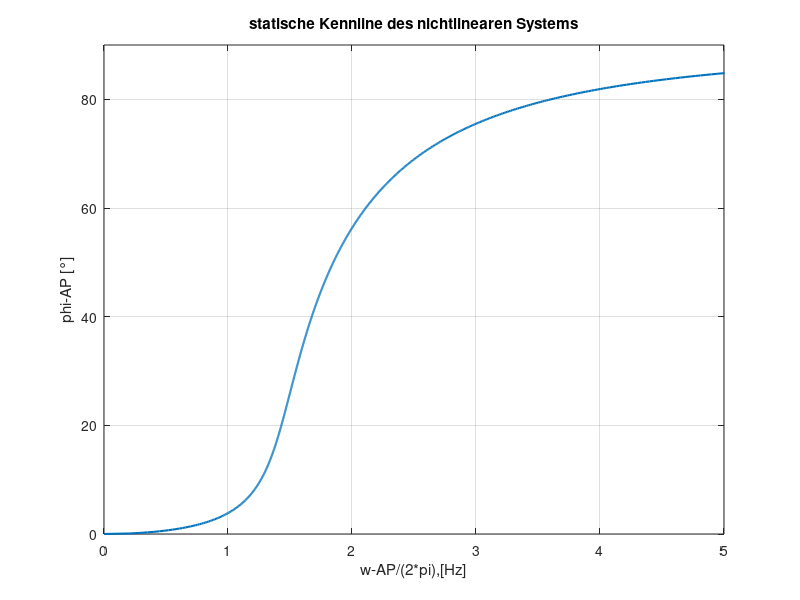
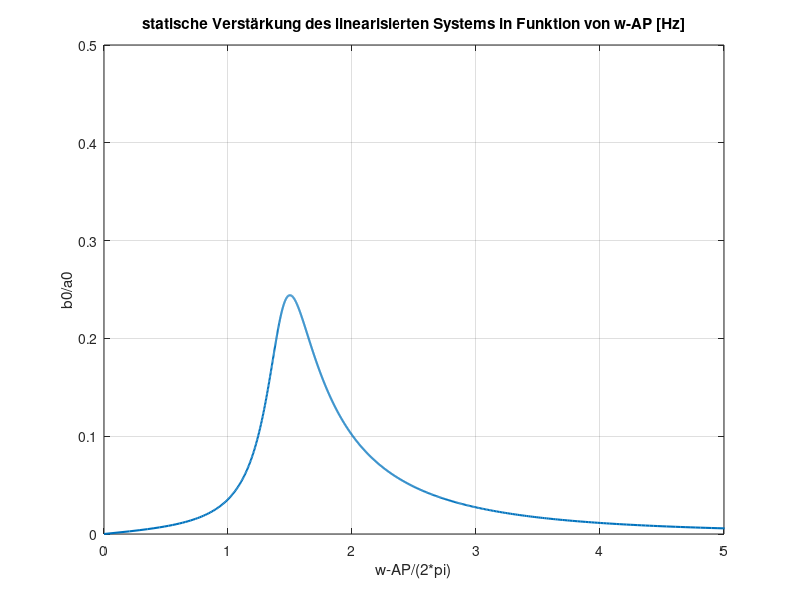
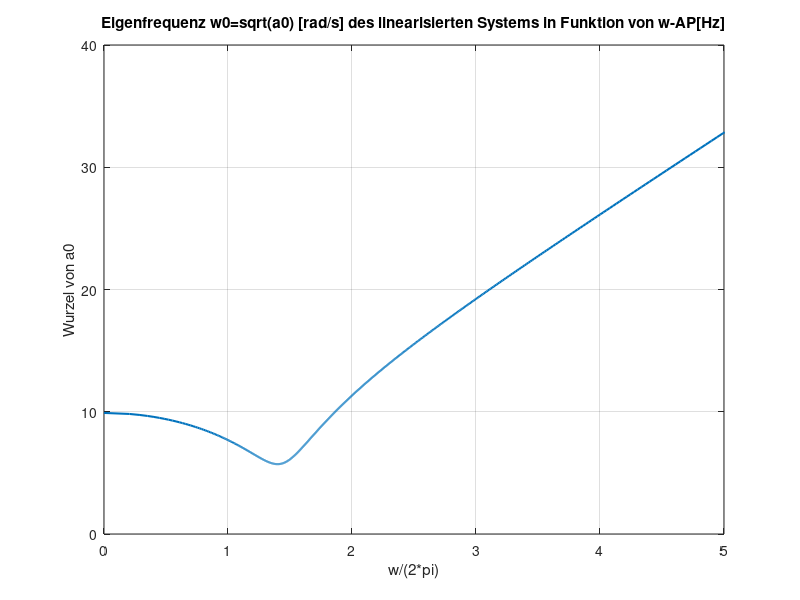
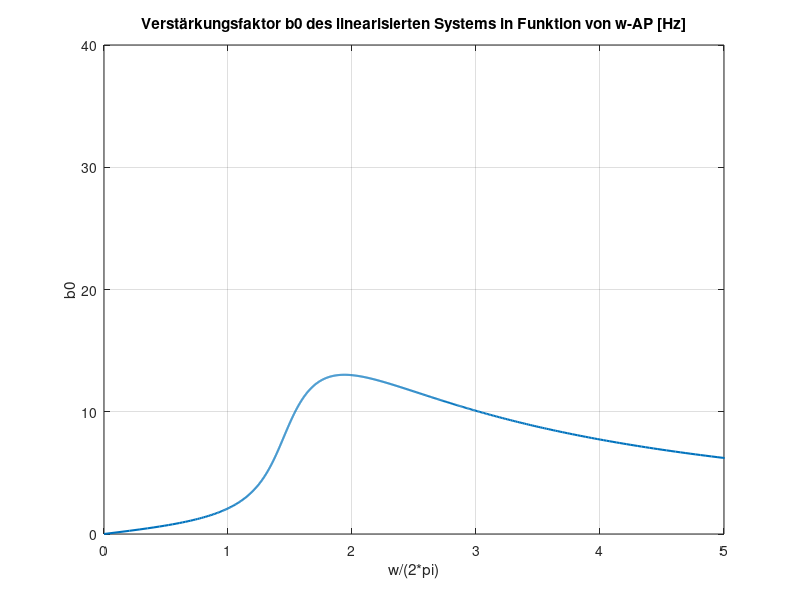

Write MATLAB code to recreate these figures, in order.
%Parameter
l=0.1; rp=0.01;
m=0.5;
cr=0.05;
g=9.81;
phi=0:0.1:90;

%statische Kennlinie
w=sqrt(2*9.81*sind(phi)./(2*rp*cosd(phi)+l*sind(2*phi)));
figure(1), plot(w/(2*pi),phi,'linewidth',1.5)
axis([0 5 0 90])
xlabel('w-AP/(2*pi),[Hz]')
ylabel('phi-AP [°]')
title('statische Kennline des nichtlinearen Systems')
grid

%Koeffizientenen a0,a1 und b0 sowie c=b0/a0 in Funktion von w resp phi 
a00=(w.^2).*(-(rp/l).*sind(phi)+cosd(2*phi))-(9.81/l)*cosd(phi);
a0=-a00;
a10=cr/(m*l^2);
a1=a10*ones(1,length(phi));
b0=w.*((2*rp/l).*cosd(phi)+sind(2*phi));
b0./a0;
c=b0./a0;

figure(2), plot(w/(2*pi),c,'linewidth',1.5)
grid
axis([0 5 0 0.5]);
xlabel('w-AP/(2*pi)')
ylabel('b0/a0')
title('statische Verstärkung des linearisierten Systems in Funktion von w-AP [Hz]')

figure(3), plot(w/(2*pi),sqrt(a0),'linewidth',1.5);
grid
axis([0 5 0 40]);
xlabel('w/(2*pi)')
ylabel('Wurzel von a0')
title('Eigenfrequenz w0=sqrt(a0) [rad/s] des linearisierten Systems in Funktion von w-AP[Hz]')

figure(4), plot(w/(2*pi),b0,'linewidth',1.5);
grid
axis([0 5 0 40]);
xlabel('w/(2*pi)')
ylabel('b0')
title('Verstärkungsfaktor b0 des linearisierten Systems in Funktion von w-AP [Hz]')

%konjugiert komplexe Pole des linearisierten Systems in Funktion von w-AP 
for i=1:length(phi)-1
x(:,i)=roots([1 a10 a0(i)']);
end;
figure(5), plot(real(x(:,1)),imag(x(:,:)),'.');
axis([-6 1 -250 250])
grid
xlabel('Realteil')
ylabel('Imaginärteil')
title('Pollagen des linearisierten Systems in Funktion von W-AP[Hz]')

w_AP=1.75*2*pi
phi_AP=45*pi/180
